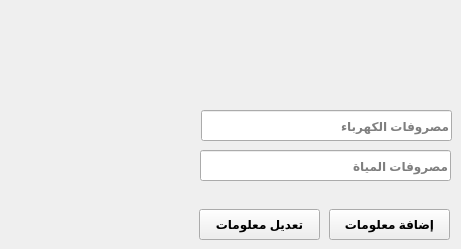
   <widget class="QWidget" name="tab_7">
    <attribute name="title">
     <string>الكهرباء</string>
    </attribute>
    <widget class="QLineEdit" name="txt_electricity_expenses">
     <property name="geometry">
      <rect>
       <x>201</x>
       <y>110</y>
       <width>251</width>
       <height>31</height>
      </rect>
     </property>
     <property name="font">
      <font>
       <weight>75</weight>
       <bold>true</bold>
      </font>
     </property>
     <property name="layoutDirection">
      <enum>Qt::RightToLeft</enum>
     </property>
     <property name="placeholderText">
      <string>مصروفات الكهرباء</string>
     </property>
    </widget>
    <widget class="QPushButton" name="btn_Update_ElectricityWater_Info">
     <property name="geometry">
      <rect>
       <x>199</x>
       <y>209</y>
       <width>121</width>
       <height>31</height>
      </rect>
     </property>
     <property name="font">
      <font>
       <weight>75</weight>
       <bold>true</bold>
      </font>
     </property>
     <property name="text">
      <string>تعديل معلومات</string>
     </property>
    </widget>
    <widget class="QPushButton" name="btn_Add_ElectricityWater_Info">
     <property name="geometry">
      <rect>
       <x>329</x>
       <y>209</y>
       <width>121</width>
       <height>31</height>
      </rect>
     </property>
     <property name="font">
      <font>
       <weight>75</weight>
       <bold>true</bold>
      </font>
     </property>
     <property name="text">
      <string>إضافة معلومات</string>
     </property>
    </widget>
    <widget class="QLineEdit" name="txt_water_expenses">
     <property name="geometry">
      <rect>
       <x>200</x>
       <y>150</y>
       <width>251</width>
       <height>31</height>
      </rect>
     </property>
     <property name="font">
      <font>
       <weight>75</weight>
       <bold>true</bold>
      </font>
     </property>
     <property name="placeholderText">
      <string>مصروفات المياة</string>
     </property>
    </widget>
   </widget>
